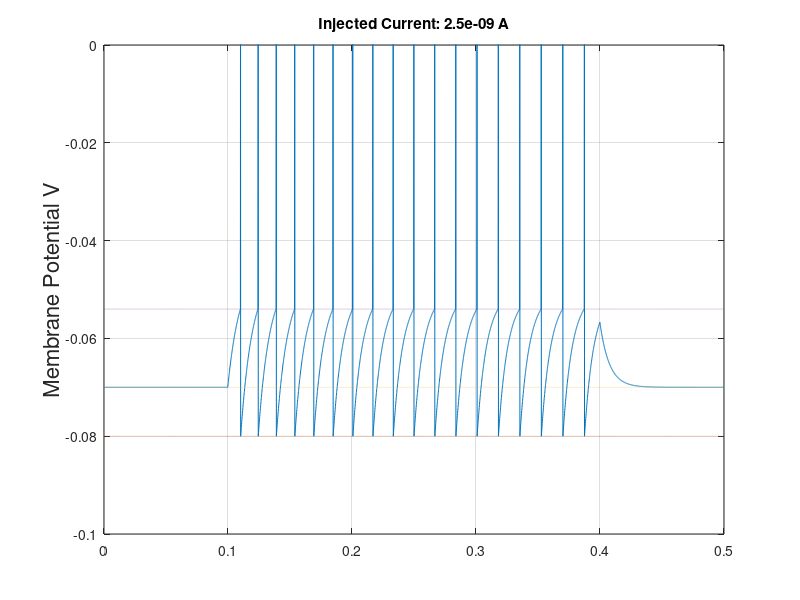
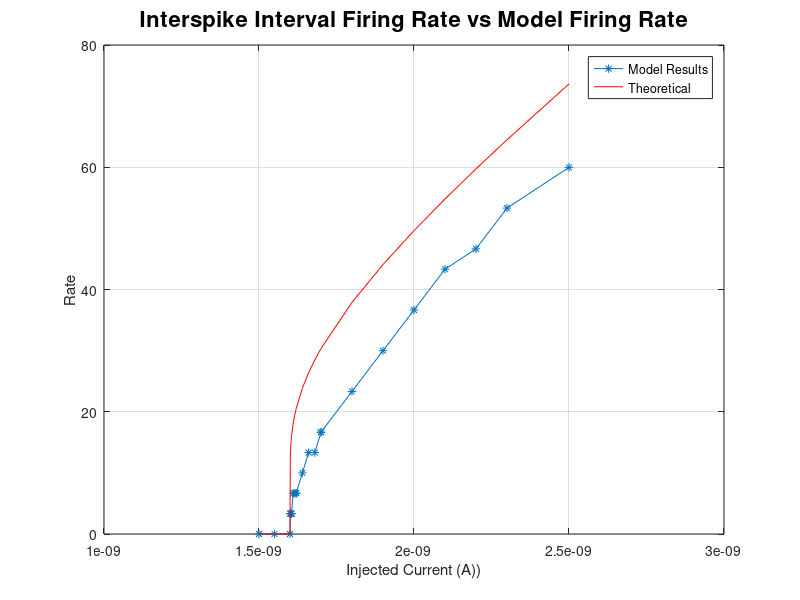

These figures' MATLAB source, in order:
%Ben Zhu bjz2107

t_end = .5;                        
dt = .0001;                  

Vrest = -.070;                      % resting potential
Vth = -.054;                        % firing threshold
Vreset = -.080;                     % reset potential
Ie_values  = [1.5 1.55 1.600 1.601 1.602 1.603 1.604 1.605:0.005:1.620 1.620:.02:1.7 1.7:.1:2.2 2.3 2.5]*10^-9;   % electrode current values (A)
Rm = 10^7;                          % membrane resistance (ohm)
tau_m = .010;                       % membrane time constant (sec)
Vspike = 0.03;

%Using the new stuff
E_k= -.070;                        % K+ equilibrium potential,
rmdgsra = .06;               
tau_sra = .1;                      
   



t_vec = 0:dt:t_end;
N = length(t_vec);             

    
                                



i = 0;
inject = zeros(1,N);                   % electrode current will be zero everywhere but stimulus 
center = .1/dt:.4/dt;   %in dts
rate = zeros(size(Ie_values));

for Ie = Ie_values
    
    i = i+1;
    rmgsra = zeros(1,N);
    
    V = Vrest*ones(1,N);
    
    inject(center) = Ie;   
    
    for n = 2:N
        if (V(n-1) < Vth)
           
            V_derivative = (Vrest - V(n-1) + rmgsra(n-1)*(E_k - V(n-1)) + Rm*inject(n))/tau_m;  %5.13
            V(n) = V(n-1) + dt*V_derivative;
            rmdgsraderiv = - rmgsra(n-1)/tau_sra;                                        %5.14
            rmgsra(n) = rmgsra(n-1) + dt*rmdgsraderiv;
            
        elseif (V(n-1) > Vth) && (V(n-1) < Vspike)                      
            V(n) = Vspike;                                              
            rmgsra(n) = rmgsra(n-1) + rmdgsra;        
        
        
        elseif V(n-1) == Vspike                                        
            V(n) = Vreset;       
            rmgsra(n) = rmgsra(n-1); 
        
        end
        
    end
    
    rate(i) = sum(V==Vspike)/(length(center)*dt);   
    

end


figure(i)
plot(t_vec,V,'-',t_vec,Vreset*ones(1,N),':',t_vec,Vrest*ones(1,N),':',t_vec,Vth*ones(1,N),':')
grid on
ylabel('Membrane Potential V', 'fontsize', 16)
set(gca,'YLim',[-.1 .0])
title(['Injected Current: ' num2str(Ie) ' A'])

r_isi = 1./(tau_m*log(max(eps,(Rm*Ie_values+Vrest-Vreset)./(Rm*Ie_values+Vrest-Vth))));    % equation 5.11
r_isi(logical(Ie_values<(Vth-Vrest)/Rm)) = 0;


figure(i+1)
plot(Ie_values,rate,'-*')
hold on
grid on
title('Interspike Interval Firing Rate vs Model Firing Rate', 'fontsize', 16)
ylabel('Rate')
xlabel('Injected Current (A))')

plot(Ie_values,r_isi,'r')

hold off
legend('Model Results', 'Theoretical', 'location', 'best')
